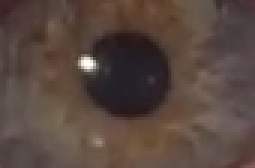
#> input picture imagenes/roi.png, 85 x 56 px (shown 3 times larger)
$ python funciones_modulo4.py
#> lines starting #> are read from the running program, lines starting #| are printed output that depends on the picture

# MODULO 4 - COMPRESION DE IMAGENES
# Huffman, RLE y JPEG

import numpy as np
import cv2
import heapq
import matplotlib.pyplot as plt

from pathlib import Path
from collections import Counter
from skimage.metrics import structural_similarity as ssim


# -------------------------------------------
# 4.1 COMPRESION HUFFMAN
# -------------------------------------------

def calcular_huffman(imagen):
    """
    Calcula el tamaño teorico de la imagen
    codificada mediante Huffman.
    """

    pixeles = imagen.flatten().tolist()
    frecuencias = Counter(pixeles)

    heap = []
    contador = 0

    for valor, frecuencia in frecuencias.items():
        heapq.heappush(
            heap, (frecuencia, contador, int(valor))
        )
        contador += 1

    if len(frecuencias) == 1:
        bits_huffman = len(pixeles)

    else:
        while len(heap) > 1:

            freq1, _, nodo1 = heapq.heappop(heap)
            freq2, _, nodo2 = heapq.heappop(heap)

            nuevo_nodo = (nodo1, nodo2)

            heapq.heappush(
                heap,
                (freq1 + freq2, contador, nuevo_nodo)
            )

            contador += 1

        raiz = heap[0][2]
        longitudes = {}

        def recorrer_arbol(nodo, profundidad=0):

            if isinstance(nodo, int):
                longitudes[nodo] = max(1, profundidad)

            else:
                recorrer_arbol(nodo[0], profundidad + 1)
                recorrer_arbol(nodo[1], profundidad + 1)

        recorrer_arbol(raiz)

        bits_huffman = sum(
            frecuencias[valor] * longitudes[int(valor)]
            for valor in frecuencias
        )

    bits_original = imagen.size * 8
    ratio = bits_original / bits_huffman

    return bits_huffman, ratio


# -------------------------------------------
# 4.1 COMPRESION RLE
# -------------------------------------------

def calcular_rle(secuencia):
    """
    Codifica las repeticiones consecutivas
    de cada intensidad.
    """

    secuencia = np.asarray(secuencia).flatten()

    if len(secuencia) == 0:
        return []

    resultado = []

    valor_actual = int(secuencia[0])
    repeticiones = 1

    for valor in secuencia[1:]:

        valor = int(valor)

        if valor == valor_actual and repeticiones < 65535:
            repeticiones += 1

        else:
            resultado.append(
                (valor_actual, repeticiones)
            )

            valor_actual = valor
            repeticiones = 1

    resultado.append(
        (valor_actual, repeticiones)
    )

    return resultado


def comparar_rle(imagen):
    """
    Compara RLE horizontal y vertical.
    Cada par utiliza 8 bits para la intensidad
    y 16 bits para la cantidad de repeticiones.
    """

    secuencia_horizontal = imagen.flatten(order="C")
    secuencia_vertical = imagen.flatten(order="F")

    rle_horizontal = calcular_rle(secuencia_horizontal)
    rle_vertical = calcular_rle(secuencia_vertical)

    bits_original = imagen.size * 8

    bits_horizontal = len(rle_horizontal) * 24
    bits_vertical = len(rle_vertical) * 24

    ratio_horizontal = bits_original / bits_horizontal
    ratio_vertical = bits_original / bits_vertical

    return {
        "horizontal": {
            "pares": len(rle_horizontal),
            "bits": bits_horizontal,
            "ratio": ratio_horizontal
        },
        "vertical": {
            "pares": len(rle_vertical),
            "bits": bits_vertical,
            "ratio": ratio_vertical
        }
    }


# -------------------------------------------
# 4.1 COMPARACION HUFFMAN Y RLE
# -------------------------------------------

def comparar_compresion_sin_perdida(imagen, nombre="Imagen"):

    imagen = np.asarray(imagen, dtype=np.uint8)

    bits_huffman, ratio_huffman = calcular_huffman(imagen)

    resultados_rle = comparar_rle(imagen)

    print(f"\n--- COMPRESION SIN PERDIDA: {nombre} ---")

    print(f"Dimensiones: {imagen.shape}")
    print(f"Tamaño original: {imagen.size * 8} bits")

    print("\nHuffman:")
    print(f"Tamaño codificado: {bits_huffman} bits")
    print(f"Ratio teorico: {ratio_huffman:.3f}")

    print("\nRLE horizontal:")
    print(
        f"Cantidad de pares: "
        f"{resultados_rle['horizontal']['pares']}"
    )
    print(
        f"Ratio teorico: "
        f"{resultados_rle['horizontal']['ratio']:.3f}"
    )

    print("\nRLE vertical:")
    print(
        f"Cantidad de pares: "
        f"{resultados_rle['vertical']['pares']}"
    )
    print(
        f"Ratio teorico: "
        f"{resultados_rle['vertical']['ratio']:.3f}"
    )

    return {
        "Huffman": ratio_huffman,
        "RLE horizontal": resultados_rle["horizontal"]["ratio"],
        "RLE vertical": resultados_rle["vertical"]["ratio"]
    }


# -------------------------------------------
# 4.2 COMPRESION JPEG
# -------------------------------------------

def comparar_jpeg(imagen, nombre="Imagen"):
    """
    Comprime una imagen con Q=90, 50, 10 y 5.
    Calcula ratio, PSNR y SSIM.
    """

    imagen = np.asarray(imagen, dtype=np.uint8)

    calidades = [90, 50, 10, 5]
    resultados = []

    bytes_original = imagen.nbytes

    fig, ax = plt.subplots(1, 5, figsize=(16, 4))

    ax[0].imshow(
        imagen,
        cmap="gray",
        vmin=0,
        vmax=255
    )
    ax[0].set_title("Original")
    ax[0].axis("off")

    print(f"\n--- COMPRESION JPEG: {nombre} ---")

    for i, calidad in enumerate(calidades):

        # Comprimir a JPEG
        exito, jpeg = cv2.imencode(
            ".jpg",
            imagen,
            [cv2.IMWRITE_JPEG_QUALITY, calidad]
        )

        if not exito:
            raise RuntimeError("No se pudo comprimir la imagen")

        # Reconstruir la imagen
        reconstruida = cv2.imdecode(
            jpeg,
            cv2.IMREAD_GRAYSCALE
        )

        # Tamaño real del JPEG
        bytes_jpeg = len(jpeg)

        # Ratio de compresion
        ratio = bytes_original / bytes_jpeg

        # Metricas de calidad
        psnr_valor = cv2.PSNR(
            imagen,
            reconstruida
        )

        ssim_valor = ssim(
            imagen,
            reconstruida,
            data_range=255
        )

        resultados.append({
            "Q": calidad,
            "bytes": bytes_jpeg,
            "ratio": ratio,
            "PSNR": psnr_valor,
            "SSIM": ssim_valor
        })

        print(f"\nJPEG Q={calidad}")
        print(f"Tamaño: {bytes_jpeg} bytes")
        print(f"Ratio: {ratio:.3f}")
        print(f"PSNR: {psnr_valor:.2f} dB")
        print(f"SSIM: {ssim_valor:.4f}")

        # Mostrar imagen reconstruida
        ax[i + 1].imshow(
            reconstruida,
            cmap="gray",
            vmin=0,
            vmax=255
        )
        ax[i + 1].set_title(f"JPEG Q={calidad}")
        ax[i + 1].axis("off")

    plt.suptitle(f"Comparacion JPEG - {nombre}")
    plt.tight_layout()
    plt.show()

    return resultados


# -------------------------------------------
# 4.3 GRAFICOS PSNR Y SSIM VS COMPRESION
# -------------------------------------------

def graficar_metricas_jpeg(resultados, nombre="Imagen"):
    """
    Grafica PSNR y SSIM en funcion
    del ratio de compresion JPEG.
    """

    ratios = [r["ratio"] for r in resultados]
    valores_psnr = [r["PSNR"] for r in resultados]
    valores_ssim = [r["SSIM"] for r in resultados]
    calidades = [r["Q"] for r in resultados]

    fig, ax = plt.subplots(1, 2, figsize=(11, 4))

    # PSNR
    ax[0].plot(ratios, valores_psnr, "o-")
    ax[0].set_xlabel("Ratio de compresion")
    ax[0].set_ylabel("PSNR (dB)")
    ax[0].set_title("PSNR vs. compresion")
    ax[0].grid(True)

    # SSIM
    ax[1].plot(ratios, valores_ssim, "o-")
    ax[1].set_xlabel("Ratio de compresion")
    ax[1].set_ylabel("SSIM")
    ax[1].set_title("SSIM vs. compresion")
    ax[1].grid(True)

    # Mostrar el factor Q de cada punto
    for i, calidad in enumerate(calidades):

        ax[0].annotate(
            f"Q={calidad}",
            (ratios[i], valores_psnr[i]),
            xytext=(4, 5),
            textcoords="offset points"
        )

        ax[1].annotate(
            f"Q={calidad}",
            (ratios[i], valores_ssim[i]),
            xytext=(4, 5),
            textcoords="offset points"
        )

    plt.suptitle(
        f"Calidad vs. compresion - {nombre}"
    )
    plt.tight_layout()
    plt.show()


# -------------------------------------------
# 4.4 ANALISIS COMPLETO DE UNA IMAGEN
# -------------------------------------------

def analizar_imagen(imagen, nombre):
    """
    Ejecuta Huffman, RLE y JPEG,
    y grafica las metricas de calidad.
    """

    if imagen is None:
        print(f"\nNo se encontro: {nombre}")
        return

    comparar_compresion_sin_perdida(
        imagen,
        nombre=nombre
    )

    resultados_jpeg = comparar_jpeg(
        imagen,
        nombre=nombre
    )

    graficar_metricas_jpeg(
        resultados_jpeg,
        nombre=nombre
    )

    return resultados_jpeg


# -------------------------------------------
# PRUEBA DEL MODULO 4
# -------------------------------------------

if __name__ == "__main__":

    CARPETA_PROYECTO = Path(__file__).resolve().parent.parent

    # ---------------------------------------
    # A. ROI DEL OJO
    # ---------------------------------------

    ruta_roi = (
        CARPETA_PROYECTO / "imagenes" / "roi.png"
    )

    roi = cv2.imread(
        str(ruta_roi),
        cv2.IMREAD_GRAYSCALE
    )
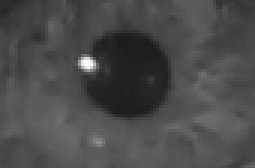
#> roi: shape (56, 85) (shown 3 times larger); min 27, max 251, mean 74.7

    if roi is None:
        raise FileNotFoundError(
            f"No se encontro la ROI: {ruta_roi}"
        )

    analizar_imagen(
        roi,
        nombre="ROI del ojo"
    )
#> in calcular_huffman, `pixeles = imagen.flatten().tolist()`: pixeles = 4760 values, max 251 at index 1728, min 27 at index 1059, mean 74.71
#> in calcular_huffman, `frecuencias = Counter(pixeles)`: frecuencias = 111 items
#> the loop in calcular_huffman, `for valor, frecuencia in frecuencias.items():` made 111 passes
#> (valor, frecuencia) on passes 1 to 12: (47, 14), (45, 18), (43, 12), (49, 11), (51, 17), (54, 14), (56, 24), (60, 18), (62, 48), (61, 32), (66, 85), (69, 92)
#> after the loop in calcular_huffman, `for valor, frecuencia in frecuencias.items():`: contador = 111
#> the loop in calcular_huffman, `while len(heap) > 1: ` made 110 passes
#> (freq1, nodo1, freq2, nodo2, nuevo_nodo) on passes 1 to 12: (1, 27, 1, 118, (27, 118)), (1, 172, 1, 215, (172, 215)), (1, 209, 1, 145, (209, 145)), (1, 148, 1, 249, (148, 249)), (1, 153, 1, 185, (153, 185)), (1, 167, 1, 219, (167, 219)), (1, 235, 1, 207, (235, 207)), (1, 131, 1, 156, (131, 156)), (1, 130, 1, 128, (130, 128)), (1, 124, 1, 139, (124, 139)), (1, 140, 1, 115, (140, 115)), (1, 110, 1, 120, (110, 120))
#> (freq1, freq2, nuevo_nodo) on passes 15, 16, 17, 18, 19, 22: (2, 2, ((172, 215), (209, 145))), (2, 2, ((148, 249), (153, 185))), (2, 2, ((167, 219), (235, 207))), (2, 2, ((131, 156), (130, 128))), (2, 2, ((124, 139), (140, 115))), (4, 4, ((150, 109), (111, (27, 118))))
#> after the loop in calcular_huffman, `while len(heap) > 1:`: contador = 221
#> in calcular_huffman, `bits_huffman = sum( frecuencias[valor] * longitudes[int(valor)] for va..`: bits_huffman = 28285
#> in calcular_huffman, `ratio = bits_original / bits_huffman`: ratio = 1.35
#> in comparar_compresion_sin_perdida, `bits_huffman, ratio_huffman = calcular_huffman(imagen)`: bits_huffman = 28285; ratio_huffman = 1.35
#> in comparar_rle, `secuencia_horizontal = imagen.flatten(order="C")`: secuencia_horizontal has the same summary as pixeles in calcular_huffman
#> in comparar_rle, `secuencia_vertical = imagen.flatten(order="F")`: secuencia_vertical = 4760 values, max 251 at index 1588, min 27 at index 2196, mean 74.71
#> in calcular_rle, `secuencia = np.asarray(secuencia).flatten()`: secuencia has the same summary as pixeles in calcular_huffman
#> in calcular_rle, `valor_actual = int(secuencia[0])`: valor_actual = 47
#> the loop in calcular_rle, `for valor in secuencia[1:]: ` made 4759 passes
#> (valor, valor_actual, repeticiones) on passes 1, 5, 6, 7, 8, 9, 10, 11, 12, 14, 15, 16: (45, 45, 1), (43, 43, 1), (45, 45, 1), (49, 49, 1), (51, 51, 1), (54, 54, 1), (56, 56, 1), (60, 60, 1), (62, 62, 1), (60, 60, 1), (61, 61, 1), (66, 66, 1)
#> (valor, repeticiones) on passes 2, 3, 4, 13, 26, 34: (45, 2), (45, 3), (45, 4), (62, 2), (58, 2), (72, 2)
#> the loop in calcular_rle (call 2), `for valor in secuencia[1:]: ` made 4759 passes
#> valor on passes 1 to 3: 46, 44, 44
#| Dimensiones: (56, 85)
#| Tamaño original: 38080 bits
#| Tamaño codificado: 28285 bits
#| Ratio teorico: 1.346
#| Cantidad de pares: 3959
#| Ratio teorico: 0.401
#| Cantidad de pares: 3907
#| Ratio teorico: 0.406
#| Tamaño: 1197 bytes
#| Ratio: 3.977
#| PSNR: 46.29 dB
#| SSIM: 0.9894
#> in comparar_jpeg, `plt.show()`:
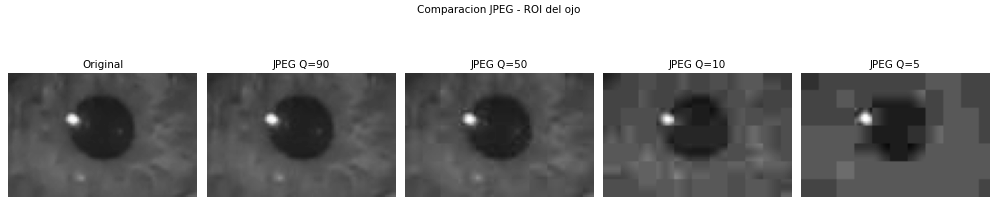
#> figure drawn by matplotlib, 5 panels
#> the loop in graficar_metricas_jpeg, `for i, calidad in enumerate(calidades): ` made 4 passes
#> calidad on passes 1 to 4: 90, 50, 10, 5
#> in graficar_metricas_jpeg, `plt.show()`:
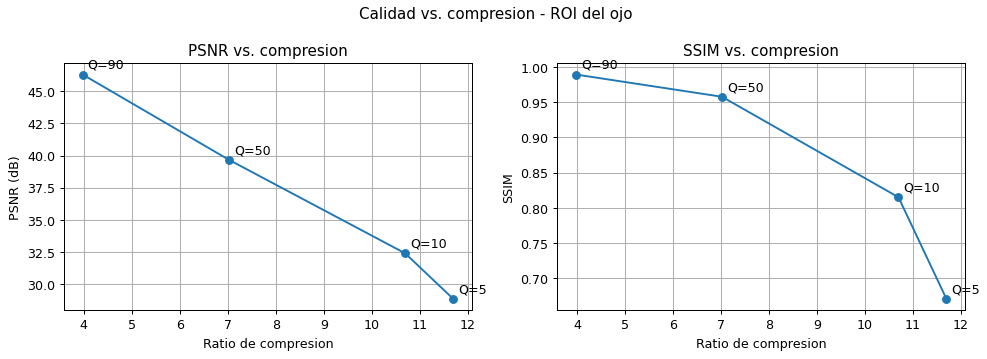
#> figure drawn by matplotlib, 2 panels

    # ---------------------------------------
    # B. MASCARA PUPILAR
    # ---------------------------------------

    ruta_mascara = (
        CARPETA_PROYECTO
        / "resultados"
        / "mascara_pupila_final.png"
    )

    mascara = cv2.imread(
        str(ruta_mascara),
        cv2.IMREAD_GRAYSCALE
    )

    if mascara is not None:

        # Asegurar mascara binaria
        _, mascara = cv2.threshold(
            mascara,
            127,
            255,
            cv2.THRESH_BINARY
        )

        analizar_imagen(
            mascara,
            nombre="Mascara pupilar"
        )

    else:
        print("\nNo se encontro la mascara pupilar.")
        print("Se omite su analisis de compresion.")

    # ---------------------------------------
    # C. FRAME COMPLETO
    # ---------------------------------------

    ruta_frame = (
        CARPETA_PROYECTO / "imagenes" / "frame.png"
    )

    frame = cv2.imread(
        str(ruta_frame),
        cv2.IMREAD_GRAYSCALE
    )
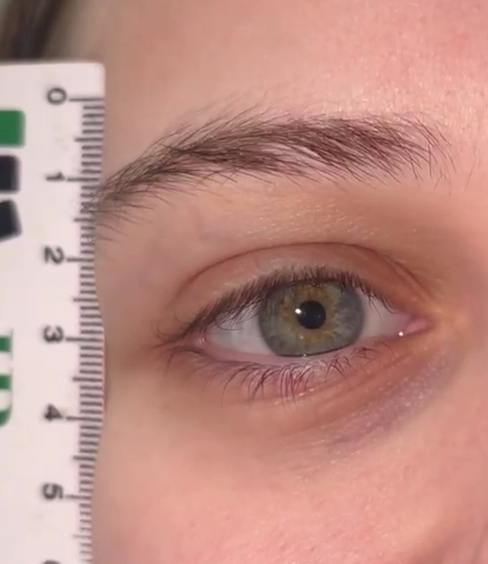
#> input picture imagenes/frame.png, 488 x 564 px
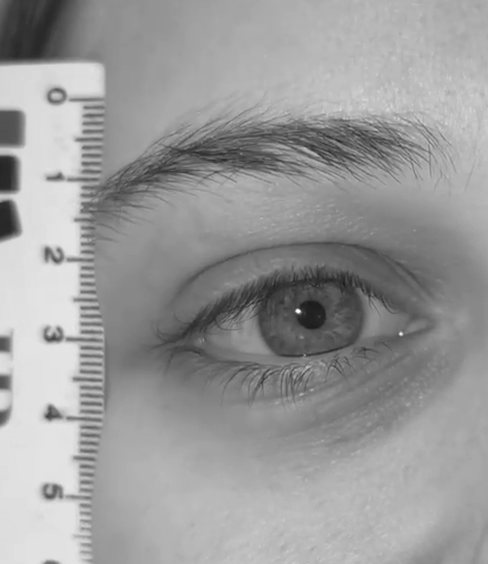
#> frame: shape (564, 488); min 26, max 251, mean 154.8

    if frame is not None:

        analizar_imagen(
            frame,
            nombre="Frame completo"
        )
#> the loop in calcular_huffman (call 2), `for valor, frecuencia in frecuencias.items():` made 210 passes
#> (valor, frecuencia) on passes 1 to 3: (107, 1094), (105, 1042), (101, 892)
#| Dimensiones: (564, 488)
#| Tamaño original: 2201856 bits
#| Tamaño codificado: 1958551 bits
#| Ratio teorico: 1.124
#| Cantidad de pares: 164933
#| Ratio teorico: 0.556
#| Cantidad de pares: 166794
#| Ratio teorico: 0.550
#> call 2 of comparar_jpeg, with nombre = 'Frame completo'
#| Tamaño: 35103 bytes
#| Ratio: 7.841
#| PSNR: 47.60 dB
#| SSIM: 0.9921
#> in comparar_jpeg (call 2), `plt.show()`:
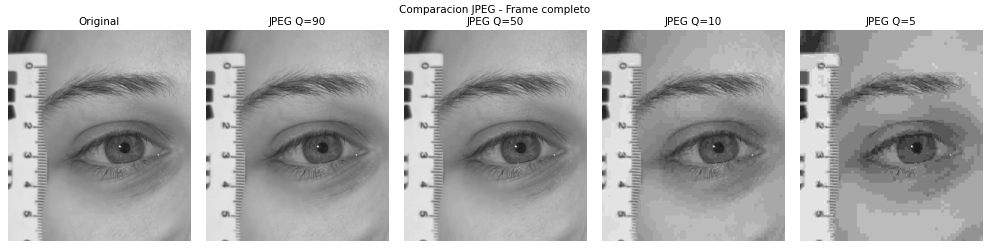
#> figure drawn by matplotlib, 5 panels
#> call 2 of graficar_metricas_jpeg, with nombre = 'Frame completo'
#> the loop in graficar_metricas_jpeg (call 2), `for i, calidad in enumerate(calidades): ` made 4 passes
#> in graficar_metricas_jpeg (call 2), `plt.show()`:
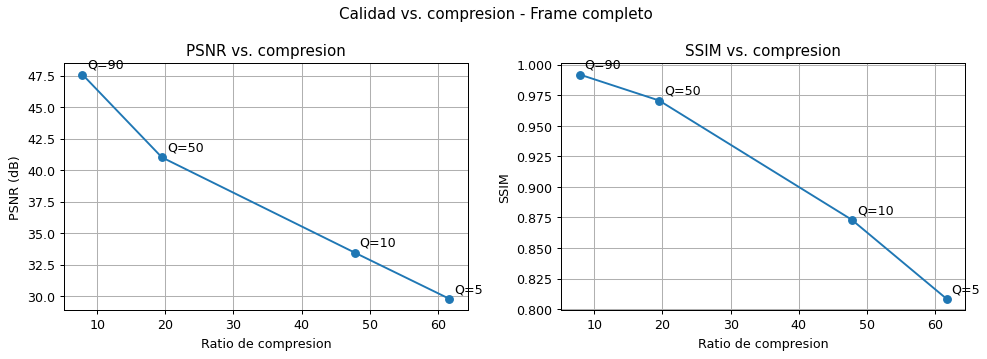
#> figure drawn by matplotlib, 2 panels

    else:
        print("\nNo se encontro el frame completo.")
        print("Se omite su analisis de compresion.")

    print("\n--- FIN DEL ANALISIS DEL MODULO 4 ---")
# [68 lines left out: functions estimar_diametro_jpeg, comparar_diametro_jpeg, not called in this run]
